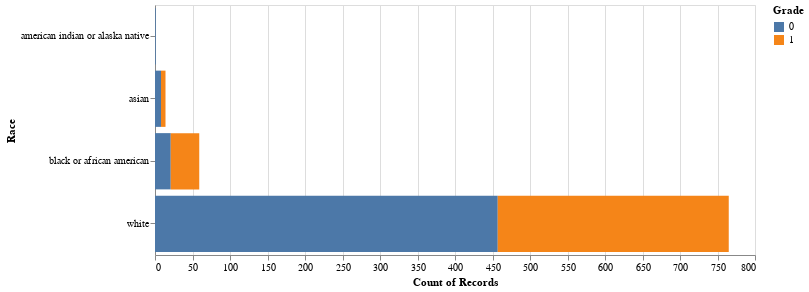

The code cell stored with this chart in its notebook:
### Code cell
import altair as alt

df = pd.concat([X,y], axis=1)

alt.Chart(df).mark_bar().encode(
    x='count()',
    y='Race:N',
    color = 'Grade:N'
).properties(
    width=600,
    height=250
)

### Figure 1 — Vega-Lite specification as saved in the notebook (floating-point values rounded to 4 significant figures; data arrays with more than 128 entries replaced by an {"elided": "..."} marker saying what was removed)
{"config": {"view": {"continuousWidth": 300, "continuousHeight": 300}}, "data": {"name": "data-51037bb4869998d3a80208b000db9354"}, "mark": {"type": "bar"}, "encoding": {"color": {"field": "Grade", "type": "nominal"}, "x": {"aggregate": "count", "type": "quantitative"}, "y": {"field": "Race", "type": "nominal"}}, "height": 250, "width": 600, "$schema": "https://vega.github.io/schema/vega-lite/v5.17.0.json", "datasets": {"data-51037bb4869998d3a80208b000db9354": {"elided": "839 records"}}}
